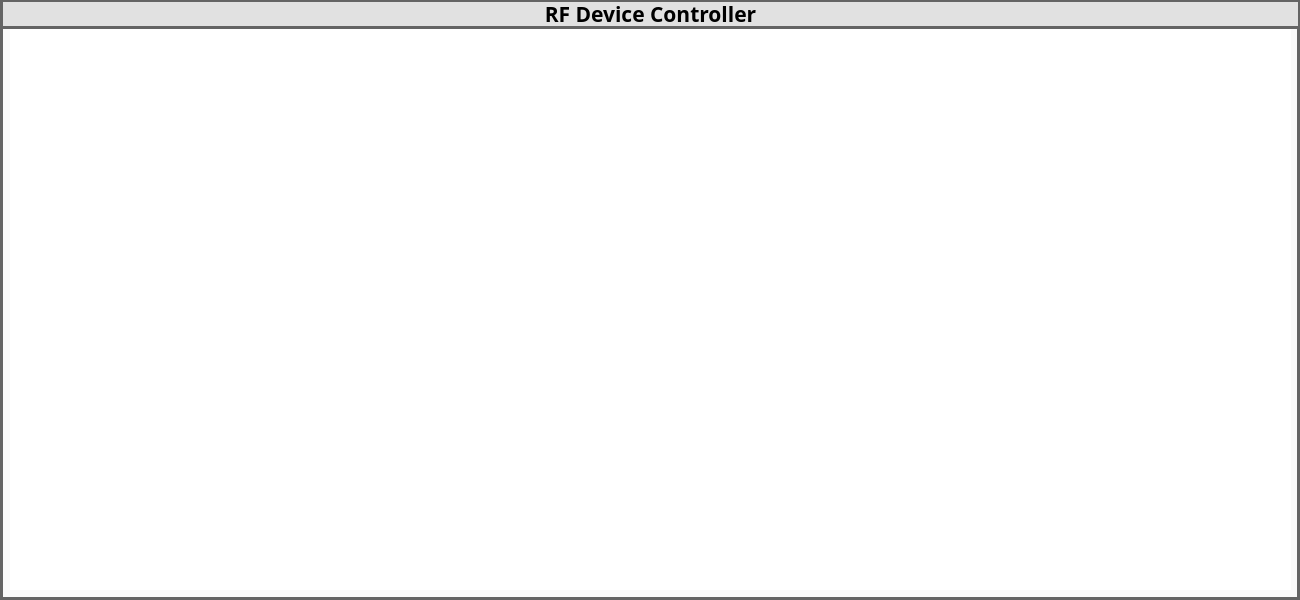
<?xml version="1.0" encoding="UTF-8"?>
<ui version="4.0">
 <class>Form</class>
 <widget class="QWidget" name="Form">
  <property name="geometry">
   <rect>
    <x>0</x>
    <y>0</y>
    <width>1300</width>
    <height>600</height>
   </rect>
  </property>
  <property name="minimumSize">
   <size>
    <width>1300</width>
    <height>600</height>
   </size>
  </property>
  <property name="windowTitle">
   <string>Form</string>
  </property>
  <widget class="QGroupBox" name="CTL_BOX">
   <property name="geometry">
    <rect>
     <x>0</x>
     <y>0</y>
     <width>1300</width>
     <height>600</height>
    </rect>
   </property>
   <property name="styleSheet">
    <string notr="true">background-color:rgb(250,250,250);
border-style: solid;
border-color:rgb(100,100,100);
border-width: 3px;</string>
   </property>
   <property name="title">
    <string/>
   </property>
   <widget class="QScrollArea" name="DEV_AREA">
    <property name="geometry">
     <rect>
      <x>10</x>
      <y>29</y>
      <width>1281</width>
      <height>561</height>
     </rect>
    </property>
    <property name="styleSheet">
     <string notr="true">background-color:rgb(255, 255, 255);
border-style: solid;
border-color:rgb(100,100,100);
border-width: 0px;</string>
    </property>
    <property name="widgetResizable">
     <bool>true</bool>
    </property>
    <widget class="QWidget" name="scrollAreaWidgetContents">
     <property name="geometry">
      <rect>
       <x>0</x>
       <y>0</y>
       <width>1281</width>
       <height>561</height>
      </rect>
     </property>
    </widget>
   </widget>
   <widget class="QLabel" name="LBL_TITLE">
    <property name="geometry">
     <rect>
      <x>0</x>
      <y>-1</y>
      <width>1301</width>
      <height>30</height>
     </rect>
    </property>
    <property name="font">
     <font>
      <family>Arial Black</family>
      <pointsize>16</pointsize>
      <weight>75</weight>
      <bold>true</bold>
     </font>
    </property>
    <property name="styleSheet">
     <string notr="true">background-color:rgb(225, 225, 225);
border-style: solid;
border-color:rgb(100,100,100);
border-width: 3px;</string>
    </property>
    <property name="text">
     <string>RF Device Controller</string>
    </property>
    <property name="alignment">
     <set>Qt::AlignCenter</set>
    </property>
   </widget>
  </widget>
 </widget>
 <resources/>
 <connections/>
</ui>
